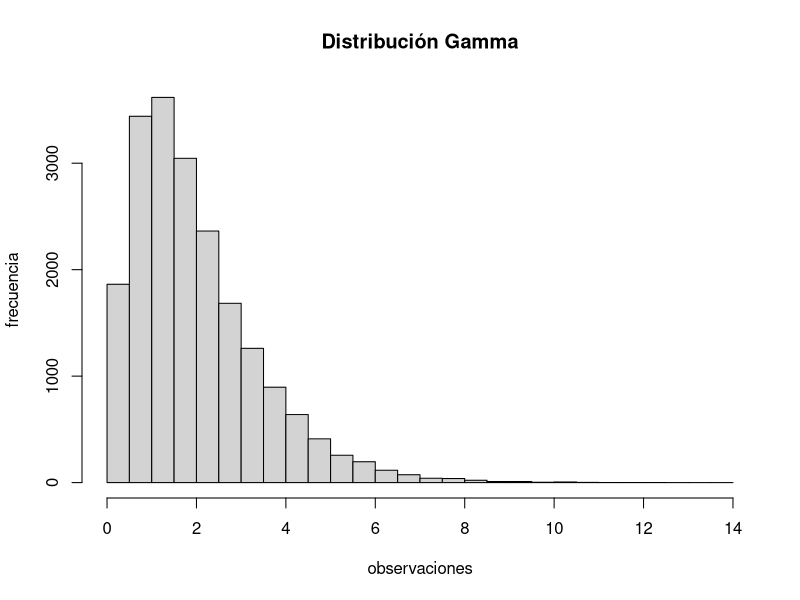
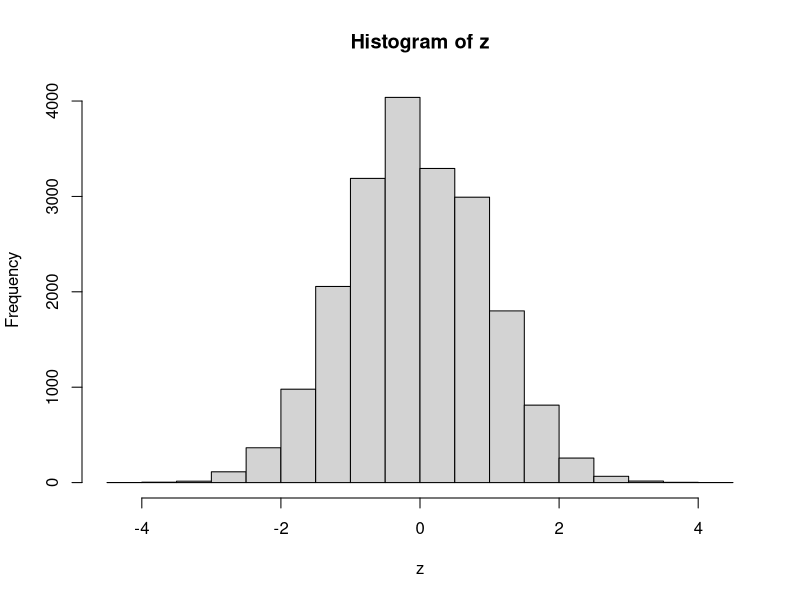
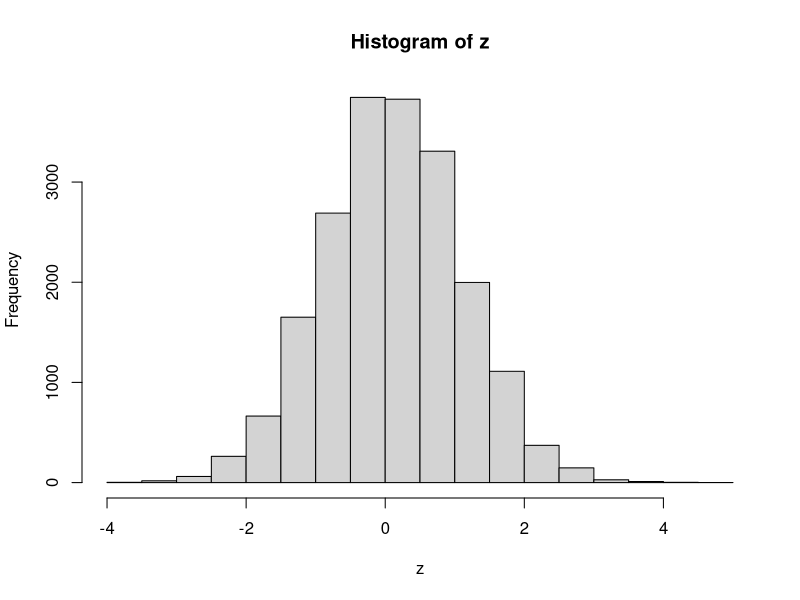
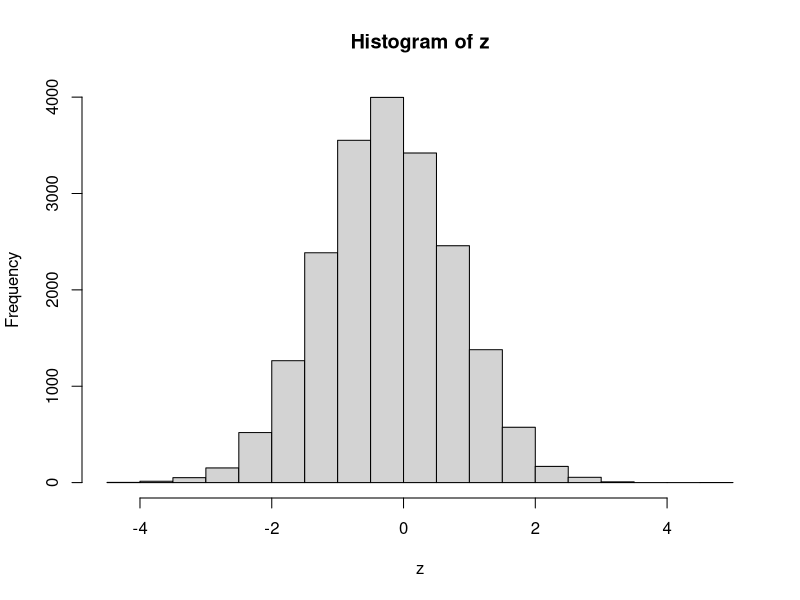
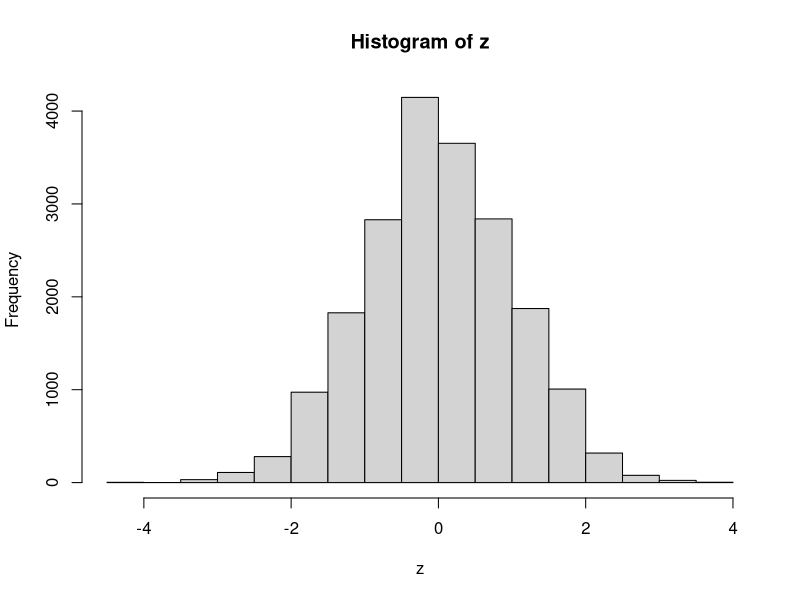
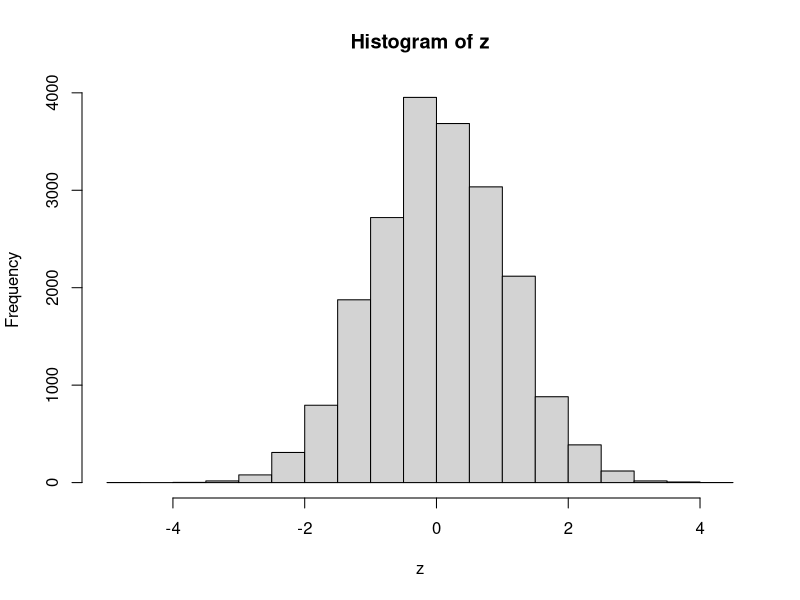
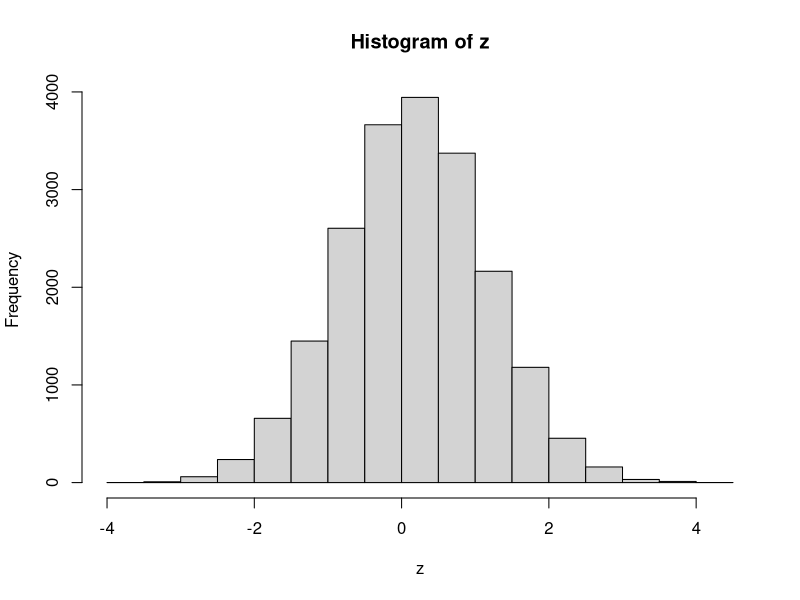
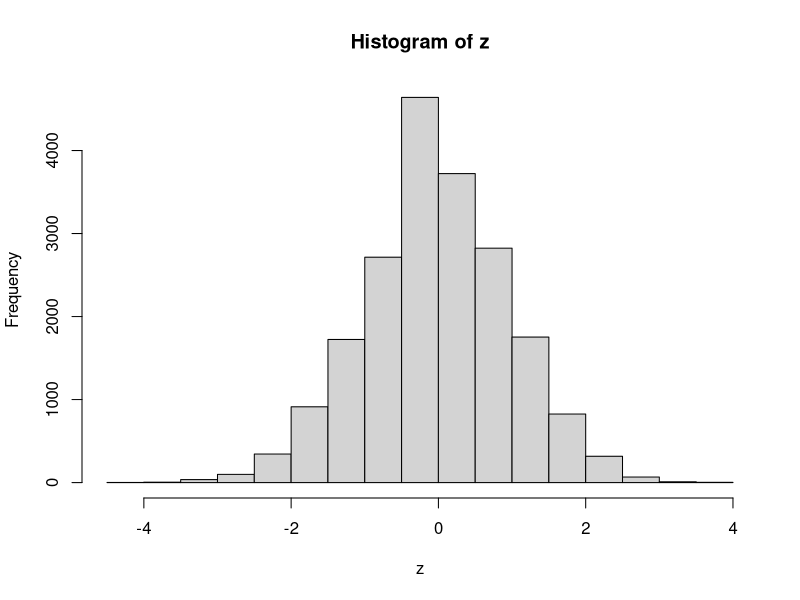

Write the R code that produced these figures, in order. (Note: this script raises an error after producing the figures.)
## ---- chunk 1
knitr::opts_chunk$set(echo = TRUE)
## ---- chunk 2
n <- 1 : 12
f <- factorial(n)
stirling <- function(x) (2 * pi * n)^0.5 * (n / exp(1)) ^n
s <- stirling(n)
d <- f -s
dr <- d / f
data.frame(n, f, s, d, dr)
## ---- chunk 3
set.seed(20220118)
N <- 20000
x <- rgamma(N,shape=2,scale=1)
b <- seq(from=0, to=14, by=0.5)
out <- hist(x, breaks = b, xlab="observaciones", ylab="frecuencia", main="Distribución Gamma")
p_n <- out$density[5]-out$density[6]
p <- pgamma(2.5,2,1) - pgamma(2,2,1)
epsilon = p_n - p
## ---- chunk 4
set.seed(20220118)
simulaciones <- 20000
param <- c(.5, .7, .9)

t_muestra <- 30
m_binom <- rbinom(simulaciones,25,param[1])
muestra <- c()
for ( i in 1 : simulaciones ) {
  muestra[i] = mean(sample(m_binom, t_muestra, replace = TRUE))
}
z <- (muestra - 25*param[1]) / sqrt(25*param[1]*(1-param[1])/t_muestra)
hist(z)

t_muestra <- 100
m_binom <- rbinom(simulaciones,25,param[1])
muestra <- c()
for ( i in 1 : simulaciones ) {
  muestra[i] = mean(sample(m_binom, t_muestra, replace = TRUE))
}
z <- (muestra - 25*param[1]) / sqrt(25*param[1]*(1-param[1])/t_muestra)
hist(z)

t_muestra <- 500
m_binom <- rbinom(simulaciones,25,param[1])
muestra <- c()
for ( i in 1 : simulaciones ) {
  muestra[i] = mean(sample(m_binom, t_muestra, replace = TRUE))
}
z <- (muestra - 25*param[1]) / sqrt(25*param[1]*(1-param[1])/t_muestra)
hist(z)

t_muestra <- 30
m_binom <- rbinom(simulaciones,25,param[2])
muestra <- c()
for ( i in 1 : simulaciones ) {
  muestra[i] = mean(sample(m_binom, t_muestra, replace = TRUE))
}
z <- (muestra - 25*param[2]) / sqrt(25*param[2]*(1-param[2])/t_muestra)
hist(z)

t_muestra <- 100
m_binom <- rbinom(simulaciones,25,param[2])
muestra <- c()
for ( i in 1 : simulaciones ) {
  muestra[i] = mean(sample(m_binom, t_muestra, replace = TRUE))
}
z <- (muestra - 25*param[2]) / sqrt(25*param[2]*(1-param[2])/t_muestra)
hist(z)

t_muestra <- 500
m_binom <- rbinom(simulaciones,25,param[2])
muestra <- c()
for ( i in 1 : simulaciones ) {
  muestra[i] = mean(sample(m_binom, t_muestra, replace = TRUE))
}
z <- (muestra - 25*param[2]) / sqrt(25*param[2]*(1-param[2])/t_muestra)
hist(z)

t_muestra <- 30
m_binom <- rbinom(simulaciones,25,param[3])
muestra <- c()
for ( i in 1 : simulaciones ) {
  muestra[i] = mean(sample(m_binom, t_muestra, replace = TRUE))
}
z <- (muestra - 25*param[3]) / sqrt(25*param[3]*(1-param[3])/t_muestra)
hist(z)

t_muestra <- 100
m_binom <- rbinom(simulaciones,25,param[3])
muestra <- c()
for ( i in 1 : simulaciones ) {
  muestra[i] = mean(sample(m_binom, t_muestra, replace = TRUE))
}
z <- (muestra - 25*param[3]) / sqrt(25*param[3]*(1-param[3])/t_muestra)
hist(z)

t_muestra <- 500
m_binom <- rbinom(simulaciones,25,param[3])
muestra <- c()
for ( i in 1 : simulaciones ) {
  muestra[i] = mean(sample(m_binom, t_muestra, replace = TRUE))
}
z <- (muestra - 25*param[3]) / sqrt(25*param[3]*(1-param[3])/t_muestra)
hist(z)
## ---- chunk 5
set.seed(20220118)
simulaciones <- 20000
param <- c(1, 4, 8)

t_muestra <- 30
muestra <- c()
for ( i in 1 : simulaciones ) {
  muestra[i] = mean(sample(m_pois, t_muestra, replace = TRUE))
}
z <- (muestra - param[1]) / sqrt(param[1]/t_muestra)
hist(z)

t_muestra <- 100
m_pois <- rpois(simulaciones,param[1])
muestra <- c()
for ( i in 1 : simulaciones ) {
  muestra[i] = mean(sample(m_pois, t_muestra, replace = TRUE))
}
z <- (muestra - param[1]) / sqrt(param[1]/t_muestra)
hist(z)

t_muestra <- 500
m_pois <- rpois(simulaciones,param[1])
muestra <- c()
for ( i in 1 : simulaciones ) {
  muestra[i] = mean(sample(m_pois, t_muestra, replace = TRUE))
}
z <- (muestra - param[1]) / sqrt(param[1]/t_muestra)
hist(z)


t_muestra <- 30
muestra <- c()
for ( i in 1 : simulaciones ) {
  muestra[i] = mean(sample(m_pois, t_muestra, replace = TRUE))
}
z <- (muestra - param[2]) / sqrt(param[2]/t_muestra)
hist(z)

t_muestra <- 100
m_pois <- rpois(simulaciones,param[2])
muestra <- c()
for ( i in 1 : simulaciones ) {
  muestra[i] = mean(sample(m_pois, t_muestra, replace = TRUE))
}
z <- (muestra - param[2]) / sqrt(param[2]/t_muestra)
hist(z)

t_muestra <- 500
m_pois <- rpois(simulaciones,param[2])
muestra <- c()
for ( i in 1 : simulaciones ) {
  muestra[i] = mean(sample(m_pois, t_muestra, replace = TRUE))
}
z <- (muestra - param[2]) / sqrt(param[2]/t_muestra)
hist(z)

t_muestra <- 30
muestra <- c()
for ( i in 1 : simulaciones ) {
  muestra[i] = mean(sample(m_pois, t_muestra, replace = TRUE))
}
z <- (muestra - param[3]) / sqrt(param[3]/t_muestra)
hist(z)

t_muestra <- 100
m_pois <- rpois(simulaciones,param[3])
muestra <- c()
for ( i in 1 : simulaciones ) {
  muestra[i] = mean(sample(m_pois, t_muestra, replace = TRUE))
}
z <- (muestra - param[3]) / sqrt(param[3]/t_muestra)
hist(z)

t_muestra <- 500
m_pois <- rpois(simulaciones,param[3])
muestra <- c()
for ( i in 1 : simulaciones ) {
  muestra[i] = mean(sample(m_pois, t_muestra, replace = TRUE))
}
z <- (muestra - param[3]) / sqrt(param[3]/t_muestra)
hist(z)
## ---- chunk 6
set.seed(20220118)
simulaciones <- 20000

t_muestra <- 30
m_norm <- rnorm(simulaciones,2,4)
muestra <- c()
for ( i in 1 : simulaciones ) {
  muestra[i] = mean(sample(m_norm, t_muestra, replace = TRUE))
}
z <- (muestra - 2) / sqrt(2/t_muestra)
hist(z)

t_muestra <- 100
m_norm <- rnorm(simulaciones,2,4)
muestra <- c()
for ( i in 1 : simulaciones ) {
  muestra[i] = mean(sample(m_norm, t_muestra, replace = TRUE))
}
z <- (muestra - 2) / sqrt(2/t_muestra)
hist(z)

t_muestra <- 500
m_norm <- rnorm(simulaciones,2,4)
muestra <- c()
for ( i in 1 : simulaciones ) {
  muestra[i] = mean(sample(m_norm, t_muestra, replace = TRUE))
}
z <- (muestra - 2) / sqrt(2/t_muestra)
hist(z)
## ---- chunk 7
set.seed(20220118)
simulaciones <- 20000
alfa <- c(1, 3, 5)
beta <- c(3, 1, 5)

t_muestra <- 30
m_gamma <- rgamma(simulaciones,shape=1,scale=3)
muestra <- c()
for ( i in 1 : simulaciones ) {
  muestra[i] = mean(sample(m_gamma, t_muestra, replace = TRUE))
}
z <- (muestra - 3) / sqrt(9/t_muestra)
hist(z)

t_muestra <- 100
m_gamma <- rgamma(simulaciones,shape=1,scale=3)
muestra <- c()
for ( i in 1 : simulaciones ) {
  muestra[i] = mean(sample(m_gamma, t_muestra, replace = TRUE))
}
z <- (muestra - 3) / sqrt(9/t_muestra)
hist(z)

t_muestra <- 500
m_gamma <- rgamma(simulaciones,shape=1,scale=3)
muestra <- c()
for ( i in 1 : simulaciones ) {
  muestra[i] = mean(sample(m_gamma, t_muestra, replace = TRUE))
}
z <- (muestra - 3) / sqrt(9/t_muestra)
hist(z)
## ---- chunk 8
set.seed(20220118)
simulaciones <- 20000
theta1 <- c(1, 1/2, 3, 1/2)
theta2 <- c(1, 2, 1/3, 1/2)

t_muestra <- 30
m_gamma <- rgamma(simulaciones,shape=1,scale=3)
muestra <- c()
for ( i in 1 : simulaciones ) {
  muestra[i] = mean(sample(m_gamma, t_muestra, replace = TRUE))
}
z <- (muestra - 3) / sqrt(9/t_muestra)
hist(z)

t_muestra <- 100
m_gamma <- rgamma(simulaciones,shape=1,scale=3)
muestra <- c()
for ( i in 1 : simulaciones ) {
  muestra[i] = mean(sample(m_gamma, t_muestra, replace = TRUE))
}
z <- (muestra - 3) / sqrt(9/t_muestra)
hist(z)

t_muestra <- 500
m_gamma <- rgamma(simulaciones,shape=1,scale=3)
muestra <- c()
for ( i in 1 : simulaciones ) {
  muestra[i] = mean(sample(m_gamma, t_muestra, replace = TRUE))
}
z <- (muestra - 3) / sqrt(9/t_muestra)
hist(z)
